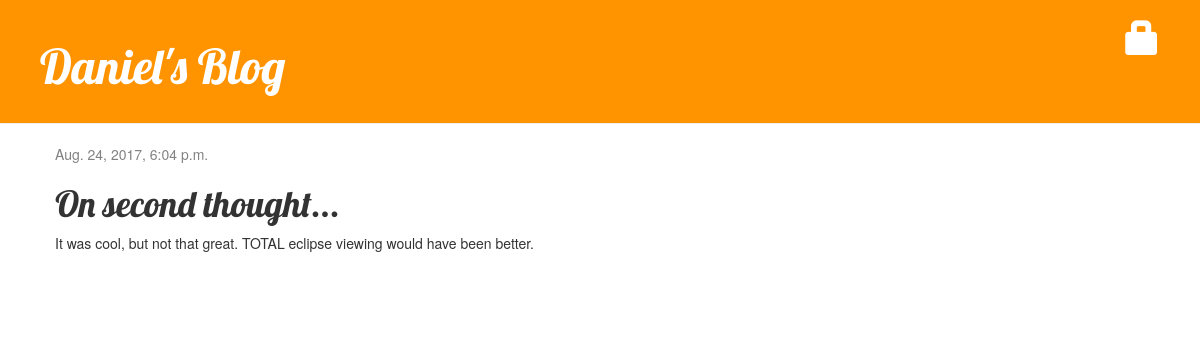
The app's page /post/4/ with its own data.
### blog/models.py (models this page shows, shortened)
class Post(models.Model):
    author = models.ForeignKey('auth.User')
    title = models.CharField(max_length=200)
    text = models.TextField()
    created_date = models.DateTimeField(
            default=timezone.now)
    published_date = models.DateTimeField(
            blank=True, null=True)

### blog/views.py (the view)
# urls.py: url(r'^post/(?P<pk>\d+)/$', views.post_detail, name='post_detail'),
def post_detail(request, pk):
	post = get_object_or_404(Post, pk=pk)
	return render(request, 'blog/post_detail.html', {'post': post})

### blog/templates/blog/post_detail.html (shortened to what this page needs)
{% extends 'blog/base.html' %}
{% block content %}
    <div class="post">
	{% if post.published_date %}
	    <div class="date">
	        {{ post.published_date }}
	    </div>
	{% else %}
    <a class="btn btn-default" href="{% url 'post_publish' pk=post.pk %}">Publish</a>
	{% endif %}
        <h1>{{ post.title }}</h1>
        <p>{{ post.text|linebreaksbr }}</p>
    </div>
{% endblock %}

### blog/static/css/blog.css (style rules this page uses)
h1, h2, h3, h4 { font-family: 'Lobster', cursive; }
.date { color: #828282; }
.post { margin-bottom: 70px; }

### records on screen
Post: published_date "Aug. 24, 2017, 6:04 p.m.", title "On second thought...", text "It was cool, but not that great. TOTAL eclipse viewing would have been better."
